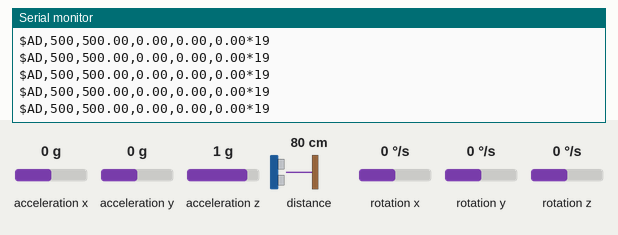
This sketch was run on a simulated Arduino Nano 33 IoT. On the bench: the last lines printed to the serial monitor. The inputs (shaded band) are chosen by the test bench; at power-on: acceleration y 0 g, acceleration z 1 g, distance to the obstacle 80 cm, rotation x 0 °/s, acceleration x 0 g, rotation y 0 °/s, rotation z 0 °/s.

Above: at 1.2 s.
1.3 s: acceleration y set to -1.4 g
At 1.8 s:
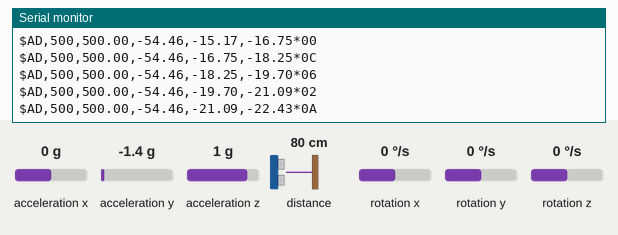
2.9 s: acceleration z set to -1.4 g
At 3.9 s:
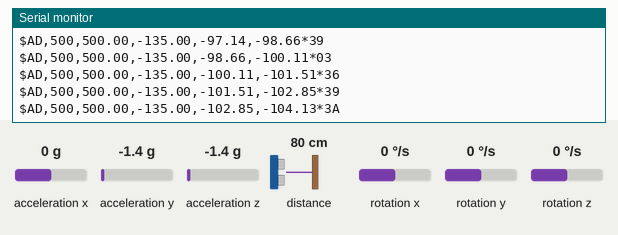
4.4 s: distance to the obstacle set to 2 cm
At 5.1 s:
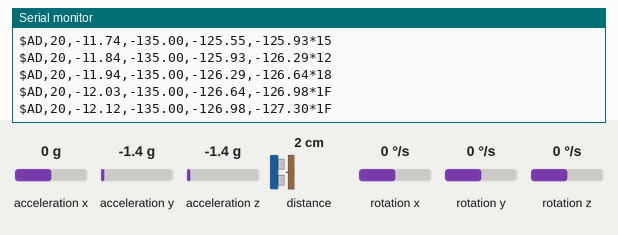
5.9 s: rotation x set to -192 °/s
At 6.7 s:
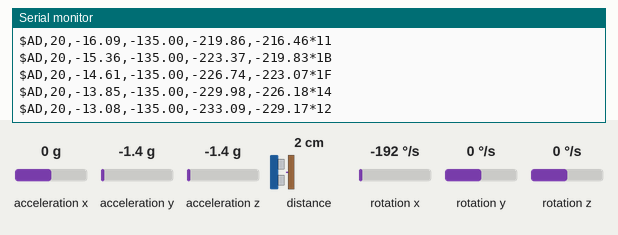
Timing chart, 0 to 8.4 s (numbered marks = the images above; inputs shaded):
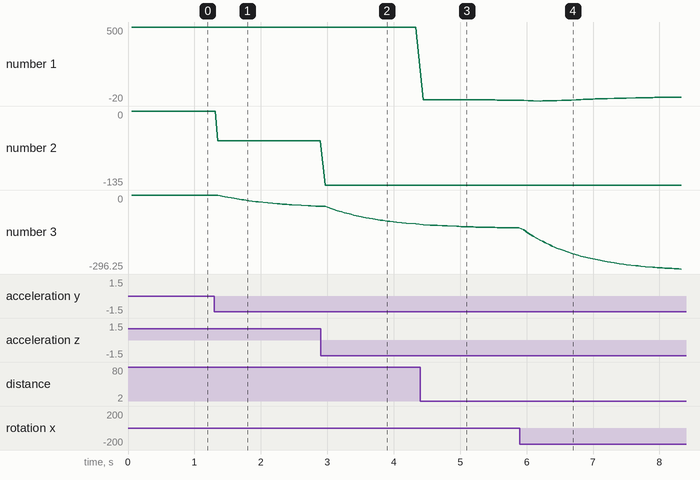

Measured:
- after the input at 1.3 s, the serial monitor: prints a new line after 0.05 s (image 1)
- plotted number 2: 0 → -54.46 after the input at 1.3 s
- plotted number 3: 0 → -45.05 after the input at 1.3 s

The sketch:

mcu_firmware.ino
```cpp
#include <Arduino_LSM6DS3.h>
#include "Adafruit_VL53L0X.h"
#include <math.h>
#include <avr/dtostrf.h>

// For NANO 33 IoT:
// - VIN to VIN (red)
// - GND to GND (black)
// - SDA to A4 (white)
// - SCL to A5 (brown)

// gyro - x axis
// left - minus
// right - plus

// acc - y and z axis
// left - minus
// right - plus

Adafruit_VL53L0X sensor = Adafruit_VL53L0X();
float acc_x, acc_y, acc_z, gyro_x, gyro_y, gyro_z, dt, acc_deg, acc_rad, gyro_deg, real_distance;
float angle_deg = 0.0;
float angle_rad = 0.0;
uint16_t measured_distance;
VL53L0X_RangingMeasurementData_t measure;
unsigned long current_time = 0;
unsigned long previous_time = 0;
const float alpha = 0.96;
char buf[10];
char frame[100];
int position;

void setup()
{
  Serial.begin(115200);
  while (!Serial);

  if (!IMU.begin())
  {
    Serial.println("Failed to initialize IMU!");

    while (1);
  }

  if (!sensor.begin())
  {
    Serial.println("Failed to initialize ToF sensor!");
    while(1);
  }
}

void loop()
{
  current_time = micros();

  // 50 Hz when dt = 20000
  // 1 Hz when dt = 1000000
  if (current_time - previous_time < 20000)
  {
    return;
  }

  dt = float((current_time - previous_time) / 1000000.0f);
  previous_time = current_time;

  if (IMU.accelerationAvailable() && IMU.gyroscopeAvailable())
  {
    IMU.readAcceleration(acc_x, acc_y, acc_z);
    IMU.readGyroscope(gyro_x, gyro_y, gyro_z);

    acc_rad = atan2(acc_y, acc_z);
    acc_deg = acc_rad * 180.0 / M_PI;
    gyro_deg =  angle_deg + gyro_x * dt;

    angle_deg = alpha * gyro_deg + (1.0 - alpha) * acc_deg;
    angle_rad = angle_deg * M_PI / 180.0;
  }

  sensor.rangingTest(&measure, false);

  if (measure.RangeStatus != 4 && measure.RangeMilliMeter < 500)
  {
    measured_distance = measure.RangeMilliMeter;
    real_distance = float(measured_distance * cos(angle_rad));
  }
  else
  {
    measured_distance = 500.0;
    real_distance = 500.0;
  }

  position = 0;

  position += snprintf(frame + position, sizeof(frame) - position, "AD,%d,", measured_distance);
  dtostrf(real_distance, 1, 2, buf);
  position += snprintf(frame + position, sizeof(frame) - position, "%s,", buf);
  dtostrf(acc_deg, 1, 2, buf);
  position += snprintf(frame + position, sizeof(frame) - position, "%s,", buf);
  dtostrf(gyro_deg, 1, 2, buf);
  position += snprintf(frame + position, sizeof(frame) - position, "%s,", buf);
  dtostrf(angle_deg, 1, 2, buf);
  position += snprintf(frame + position, sizeof(frame) - position, "%s", buf);

  int checksum = 0;
  for (int i = 0; i < position; ++i)
  {
    checksum ^= frame[i];
  }

  Serial.print("$");
  Serial.print(frame);
  Serial.print("*");
  if (checksum < 0x10)
  {
    Serial.print("0");
  }
  Serial.println(checksum, HEX);
}
```
